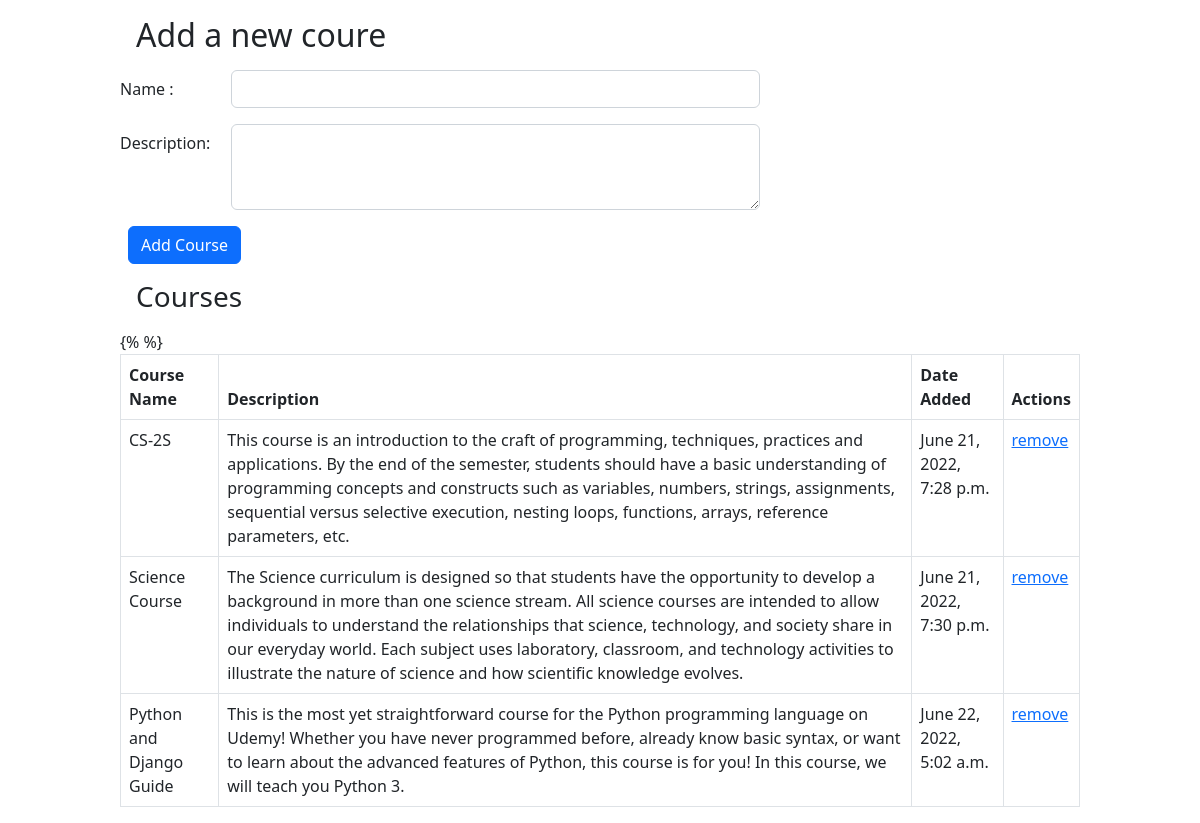
The page / on the database its author committed.
### CourseApp/models.py (models this page shows)
class Course(models.Model):
    course_name = models.CharField(max_length=255)
    description = models.TextField()
    created_at = models.DateTimeField(auto_now_add=True)
    updated_at = models.DateTimeField(auto_now=True)

### CourseApp/views.py (the view)
# urls.py: path('', views.index),
def index(request):
        _course = Course.objects.all()
        _con = {
            "courses" : _course
        }
        return render(request, "index.html", _con)

### CourseApp/templates/index.html (shortened to what this page needs)
<!DOCTYPE html>
<html lang="en">
<head>
        {% load static %}
        <link rel="stylesheet" href="{% static 'css/bootstrap.rtl.min.css' %}">
</head>
<body class="mx-auto" style="width: 960px;" >
    <h2 class="m-3">Add a new coure </h2>
    <form action="newCourse" method="post" style="width: 40rem;">
        <div class="row mb-3">
            <label for="inputEmail3" class="col-sm-2 col-form-label">Name :</label>
            <div class="col-sm-10">
                <input type="text"class="form-control "  name="name" id="Name" required>
            </div>
        </div>
        <div class="row mb-3">
            <label for="desc" class="col-sm-2 col-form-label">Description:</label>
            <div class="col-sm-10">
                <textarea class="form-control" name="desc" rows="3" required></textarea>
        </div>
        </div>
        <div class="col-4 ">
            <button type="submit" class="btn btn-primary me-2">Add Course</button>
        </div>
    </form>
        <table class="table table-bordered border-black " >
        <h3 class="m-3">Courses</h3>
            <thead>
                <tr>
                    <th scope="col">Course Name </th>
                    <th scope="col"> Description </th>
                    <th scope="col">Date Added </th>
                    <th scope="col">Actions</th>
                </tr>
            </thead>
            <tbody>
            {% for course in courses %}
                <tr>
                    <td>{{course.course_name}}</td>
                    <td>{{course.description}}</td>
                    <td>{{course.created_at}}</td>
                    <td > <a href="delete/{{course.id}}">remove</a> </td>
                </tr>
                {% endfor %}
            </tbody>
        </table>
</body>
</html>

### rows shown on the page
Course: course_name "CS-2S", description "This course is an introduction to the craft of programming, techniques, practices and applications. By the end of the semester, students should have a basic understanding of programming concepts and constructs such as variables, numbers, strings, assignments, sequential versus selective execution, nesting loops, functions, arrays, reference parameters, etc.", created_at "June 21, 2022, 7:28 p.m."
Course: course_name "Science Course", description "The Science curriculum is designed so that students have the opportunity to develop a background in more than one science stream. All science courses are intended to allow individuals to understand the relationships that science, technology, and society share in our everyday world. Each subject uses laboratory, classroom, and technology activities to illustrate the nature of science and how scientific knowledge evolves.", created_at "June 21, 2022, 7:30 p.m."
Course: course_name "Python and Django Guide", description "This is the most yet straightforward course for the Python programming language on Udemy! Whether you have never programmed before, already know basic syntax, or want to learn about the advanced features of Python, this course is for you! In this course, we will teach you Python 3.", created_at "June 22, 2022, 5:02 a.m."
